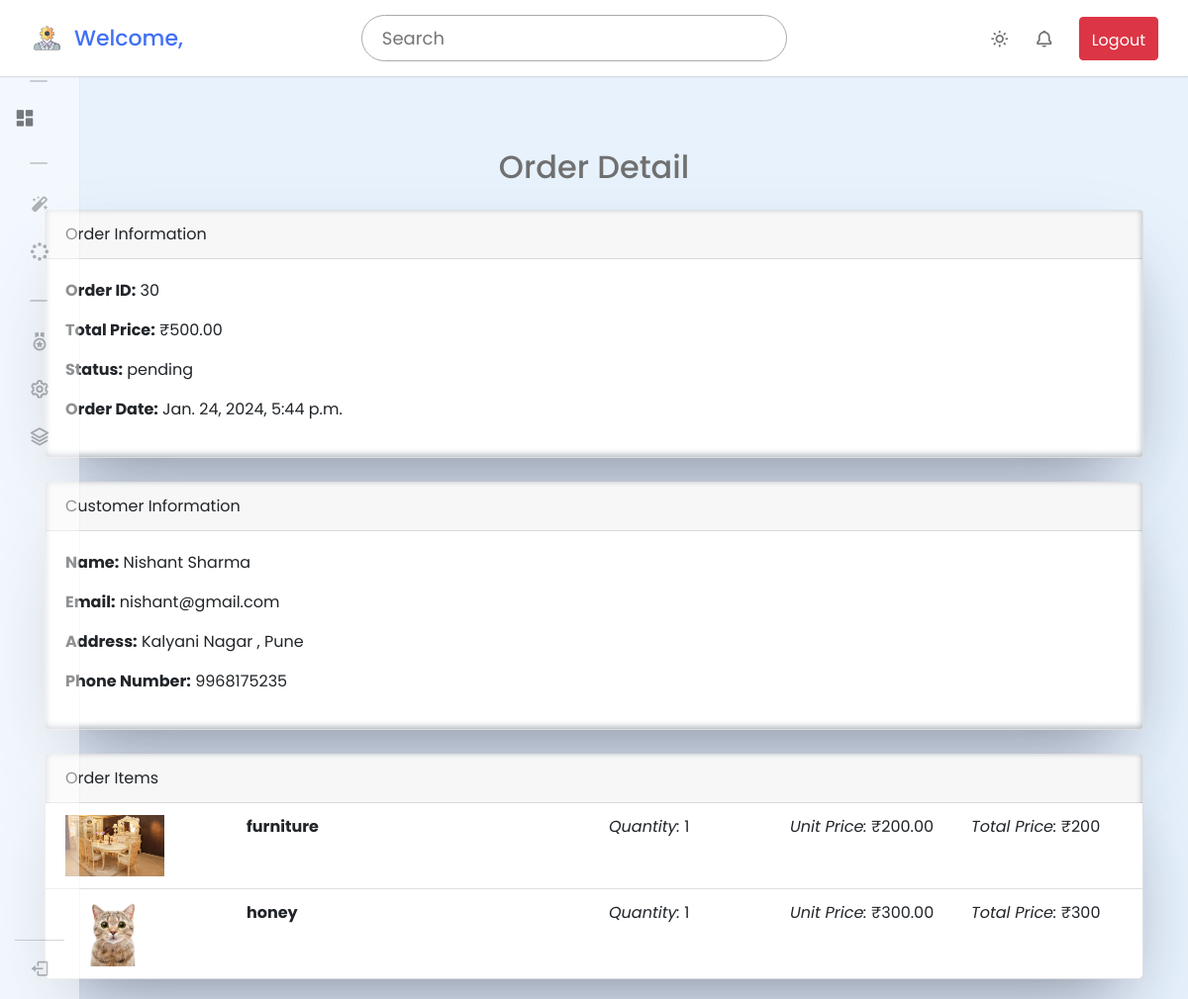
The page /orders/30/ on the database its author committed.
### OmniApp/models.py (models this page shows, shortened)
class Order(models.Model):
    PENDING = "pending"
    PROCESSING = "processing"
    SHIPPED = "shipped"
    DELIVERED = "delivered"
    STATUS_CHOICES = [
        (PENDING, "Pending"),
        (PROCESSING, "Processing"),
        (SHIPPED, "Shipped"),
        (DELIVERED, "Delivered"),
    ]
    user = models.ForeignKey(User, on_delete=models.CASCADE)
    total_price = models.DecimalField(max_digits=10, decimal_places=2)
    status = models.CharField(max_length=20, choices=STATUS_CHOICES, default=PENDING)
    order_date = models.DateTimeField(auto_now_add=True)

class Customer(AbstractBaseUser):
    USER_TYPE_CHOICES = [
        ("user", "User"),
        ("manufacturer", "Manufacturer"),
    ]
    id = models.UUIDField(
        primary_key=True, default=uuid.uuid4, editable=False, unique=True
    )
    username = models.CharField(max_length=255, unique=True)
    email = models.EmailField(unique=True)
    user_type = models.CharField(max_length=15, choices=USER_TYPE_CHOICES)
    full_name = models.CharField(max_length=255)
    address = models.TextField(blank=True, null=True)
    phone_number = models.CharField(max_length=20, blank=True, null=True)
    registration_date = models.DateTimeField(auto_now_add=True)
    login_status = models.BooleanField(default=False)
    objects = CustomUserManager()
    USERNAME_FIELD = "username"
    REQUIRED_FIELDS = ["username"]

class OrderItem(models.Model):
    order = models.ForeignKey(Order, related_name="items", on_delete=models.CASCADE)
    product = models.ForeignKey(Product, on_delete=models.CASCADE)
    quantity = models.PositiveIntegerField()
    unit_price = models.DecimalField(max_digits=10, decimal_places=2)

class Product(models.Model):
    product_id = models.UUIDField(
        primary_key=True, default=uuid.uuid4, editable=False, unique=True
    )
    product_name = models.CharField(max_length=255)
    manufacturer_id = models.ForeignKey(
        Customer, on_delete=models.CASCADE, related_name="products"
    )
    quantity = models.PositiveIntegerField()
    product_image = models.ImageField(
        upload_to="product_images/", null=True, blank=True
    )
    unit_weight = models.FloatField()
    product_description = models.TextField()
    unit_price = models.DecimalField(max_digits=10, decimal_places=2)
    product_short_description = models.TextField(default=" ")

### OmniApp/views.py (the view)
# urls.py: path("orders/<int:order_id>/", order_detail, name="order_detail"),
def order_detail(request, order_id):
    order = get_object_or_404(Order, id=order_id)
    customer = get_object_or_404(User, id=order.user_id)
    customers = Customer.objects.get(email=customer.email)
    context = {
        "order": order,
        "customer": customers,
    }
    return render(request, "OmniCart/admin/order/order_detail.html", context)

### templates/OmniCart/admin/order/order_detail.html (shortened to what this page needs)
{% extends 'OmniCart/admin_panel_layout.html' %}
{% block content %}
<div class="container mt-5.3">
    <h2 class="text-center mb-4">Order Detail</h2>
    <div class="card mb-4">
        <div class="card-header">
            Order Information
        </div>
        <div class="card-body">
            <p><strong>Order ID:</strong> {{ order.id }}</p>
            <p><strong>Total Price:</strong> ₹{{ order.total_price }}</p>
            <p><strong>Status:</strong> {{ order.status }}</p>
            <p><strong>Order Date:</strong> {{ order.order_date }}</p>
        </div>
    </div>
    <div class="card mb-4">
        <div class="card-header">
            Customer Information
        </div>
        <div class="card-body">
            <p><strong>Name:</strong> {{ customer.full_name }}</p>
            <p><strong>Email:</strong> {{ customer.email }}</p>
            <p><strong>Address:</strong> {{ customer.address}}</p>
            <p><strong>Phone Number:</strong> {{ customer.phone_number }}</p>
        </div>
    </div>
    <div class="card">
        <div class="card-header">
            Order Items
        </div>
        <ul class="list-group list-group-flush">
            {% for item in order.items.all %}
                <li class="list-group-item">
                    <div class="row">
                        <div class="col-md-2">
                            <img src="{{ item.product.product_image.url }}" alt="{{ item.product.product_name }}" style="max-width: 100px;">
                        </div>
                        <div class="col-md-4">
                            <strong>{{ item.product.product_name }}</strong>
                        </div>
                        <div class="col-md-2">
                            <em>Quantity:</em> {{ item.quantity }}
                        </div>
                        <div class="col-md-2">
                            <em>Unit Price:</em> ₹{{ item.unit_price }}
                        </div>
                        <div class="col-md-2">
                            <em>Total Price:</em> ₹{% widthratio item.product.unit_price 1 item.quantity %}
                        </div>
                    </div>
                </li>
            {% endfor %}
        </ul>
    </div>
</div>
{% endblock %}

### static/admin-style.css (style rules this page uses)
* { margin: 0; padding: 0; box-sizing: border-box; font-family: "Poppins", sans-serif; }
:root { --white-color: #fff; --blue-color: #4070f4; --grey-color: #707070; --grey-color-light: #aaa; }
body { background-color: #e7f2fd; transition: all 0.5s ease; }
.container { margin-top: 150px; }
.container h2 { color: var(--grey-color); }
.card { margin-bottom: 20px; box-shadow: rgba(50, 50, 93, 0.25) 0px 50px 100px -20px, rgba(0, 0, 0, 0.3) 0px 30px 60px -30px, rgba(10, 37, 64, 0.35) 0px -2px 6px 0px inset; }

### rows shown on the page
Order: id "30", total_price "500.00", status "pending", order_date "Jan. 24, 2024, 5:44 p.m."
Customer: full_name "Nishant Sharma", email "nishant@gmail.com", address "Kalyani Nagar , Pune", phone_number "9968175235"
OrderItem: product.product_image (picture), product.product_name "furniture", quantity "1", unit_price "200.00", product+quantity "200"
OrderItem: product.product_image (picture), product.product_name "honey", quantity "1", unit_price "300.00", product+quantity "300"
